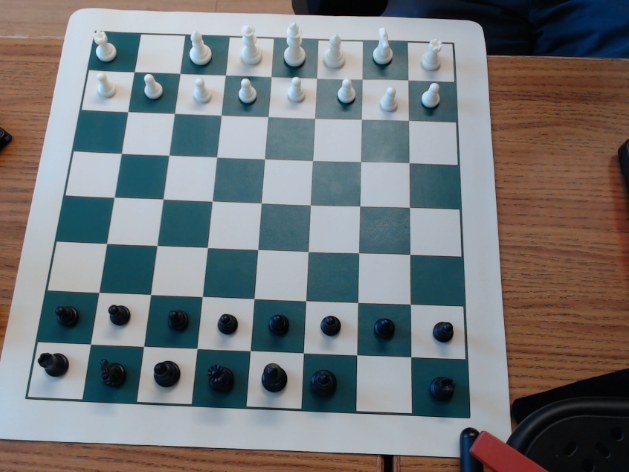
#> input picture Detection/old/image.png, 629 x 472 px, found by its file name
$ python OpenCVTest.py
#> lines starting #> are read from the running program, lines starting #| are printed output that depends on the picture; after the words box and inside, x2 and y2 are one past the last pixel; in counts of white or black regions, pixels touching at a corner belong together
import cv2
import numpy as np
from scipy import stats

# Load image
image_path = "old/image.png"   # replace with your image
img = cv2.imread(image_path)
#> img is the input picture: shape (472, 629, 3); mean B, G, R 120.8, 119.7, 116.4
split_img = [[None for _ in range(8)] for _ in range(8)]

if img is None:
    print("Error: Could not load image.")
    exit()

print("Found image")

pattern_size = (7, 7)


gray = cv2.cvtColor(img,cv2.COLOR_BGR2GRAY)
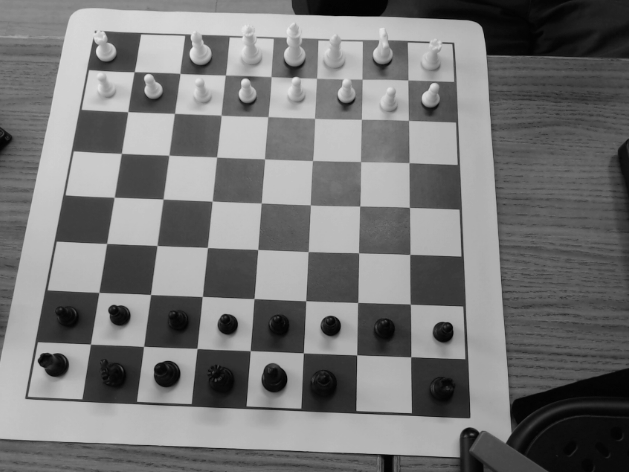
#> gray: shape (472, 629); min 1, max 233, mean 118.9
blur = cv2.GaussianBlur(gray, (5, 5), 0)

ret,otsu_binary = cv2.threshold(blur,0,255,cv2.THRESH_BINARY+cv2.THRESH_OTSU)
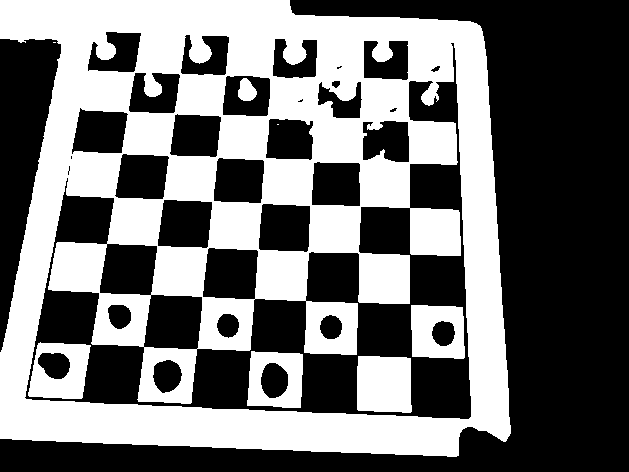
#> otsu_binary: shape (472, 629); 44.9% white; 8 white regions (2 under 20 px), largest, box (x1, y1, x2, y2) and area: (0, 0, 511, 457) 123353, (357, 356, 412, 413) 2977, (28, 342, 91, 399) 2312, (411, 305, 465, 359) 2284, (247, 351, 303, 408) 2153, (238, 78, 257, 101) 313
#> ret = 124


edges2 = cv2.Canny(otsu_binary,90,150,apertureSize = 3)
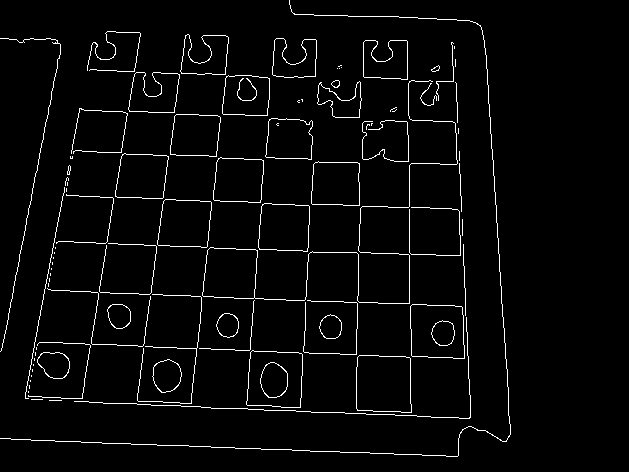
#> edges2: shape (472, 629); 3.2% white in thin lines or dots, all inside (x1, y1, x2, y2) = (0, 0, 511, 457)

canny = cv2.Canny(blur,90,150,apertureSize = 3)
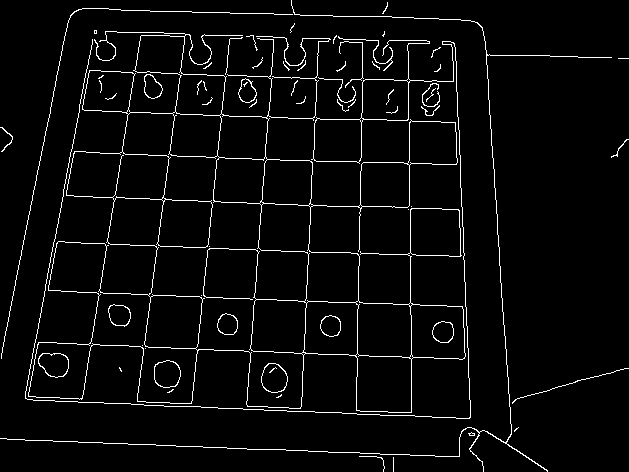
#> canny: shape (472, 629); 3.9% white in thin lines or dots

kernel = np.ones((2, 2), np.uint8)
dilation = cv2.dilate(canny, kernel, iterations=1)
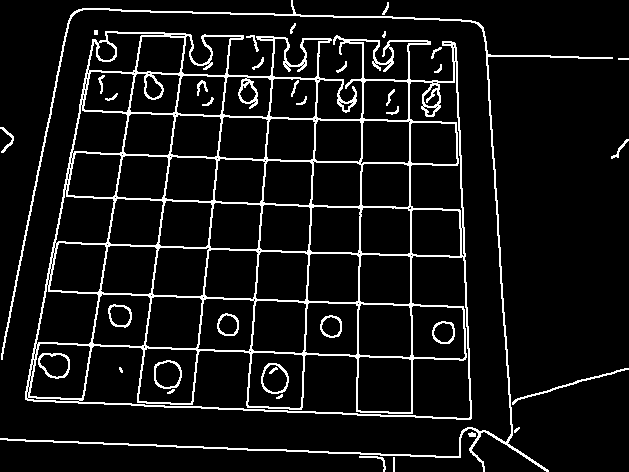
#> dilation: shape (472, 629); 8.2% white in thin lines or dots

lines = cv2.HoughLinesP(dilation, 1, np.pi/180, threshold=200, minLineLength=200, maxLineGap=100)
#> lines = 36 rows, first 6: [32, 195, 497, 211], [13, 291, 503, 308], [25, 441, 532, 459], [356, 452, 363, 16], [23, 241, 500, 258], [3, 342, 507, 360]

empty = np.zeros(canny.shape, np.uint8)

if lines is not None:
    for i, line in enumerate(lines):
        x1, y1, x2, y2 = line[0]

        # draw lines
        cv2.line(empty, (x1, y1), (x2, y2), (255,255,255), 2)
#> this loop made 36 passes
#> (x1, y1, x2, y2) on passes 1 to 12: (32, 195, 497, 211), (13, 291, 503, 308), (25, 441, 532, 459), (356, 452, 363, 16), (23, 241, 500, 258), (3, 342, 507, 360), (188, 446, 233, 13), (484, 31, 513, 449), (50, 108, 491, 124), (2, 150, 494, 167), (23, 242, 464, 257), (76, 442, 145, 10)
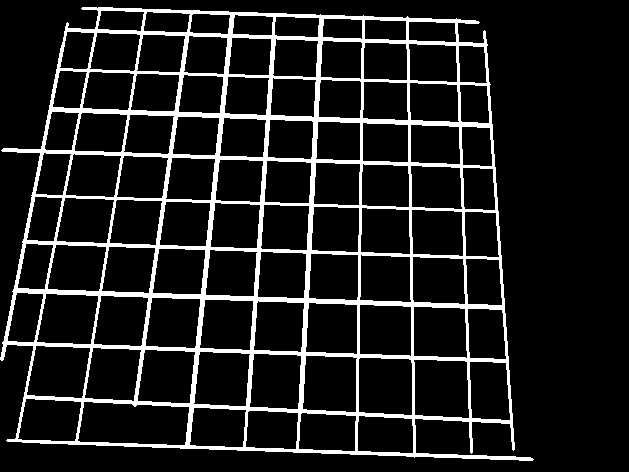
#> empty: shape (472, 629); 11.9% white; 1 white region

cv2.imshow("edge", canny)
cv2.imshow("lines", empty)

board_contours, hierarchy = cv2.findContours(empty, cv2.RETR_TREE, cv2.CHAIN_APPROX_SIMPLE)
#> board_contours = 94 contours; largest, box (x1, y1, x2, y2) and area: (0, 7, 534, 461) 199968, (77, 401, 190, 446) 4244, (413, 359, 470, 419) 3058, (358, 357, 413, 416) 3012, (302, 355, 358, 413) 2886

square_centers=list()

# draw filtered rectangles to "canny" image for better visualization
board_squared = canny.copy()

for contour in board_contours:
    if 2000 < cv2.contourArea(contour) < 20000:
        # Approximate the contour to a simpler shape
        epsilon = 0.02 * cv2.arcLength(contour, True)
        approx = cv2.approxPolyDP(contour, epsilon, True)

        # Ensure the approximated contour has 4 points (quadrilateral)
        if len(approx) == 4:
            pts = [pt[0] for pt in approx]  # Extract coordinates

            # Define the points explicitly
            pt1 = tuple(pts[0])
            pt2 = tuple(pts[1])
            pt4 = tuple(pts[2])
            pt3 = tuple(pts[3])

            x, y, w, h = cv2.boundingRect(contour)
            center_x=(x+(x+w))/2
            center_y=(y+(y+h))/2

            square_centers.append([center_x,center_y,pt2,pt1,pt3,pt4])


            # Draw the lines between the points
            cv2.line(board_squared, pt1, pt2, (255, 255, 0), 7)
            cv2.line(board_squared, pt1, pt3, (255, 255, 0), 7)
            cv2.line(board_squared, pt2, pt4, (255, 255, 0), 7)
            cv2.line(board_squared, pt3, pt4, (255, 255, 0), 7)
#> this loop made 94 passes
#> (epsilon, pt1, pt2, pt4, pt3, x, y, w) on passes 3, 5, 6, 7, 8, 9, 10, 11, 12, 13: (3.73, (300, 414), (355, 415), (355, 450), (299, 449), 298, 412, 59), (3.7, (193, 408), (245, 409), (243, 446), (190, 445), 189, 407, 58), (6, (83, 402), (188, 406), (185, 444), (80, 442), 77, 401, 113), (4.01, (25, 399), (80, 401), (75, 440), (18, 439), 17, 398, 65), (3.85, (470, 361), (506, 363), (509, 420), (471, 417), 469, 361, 42), (4.46, (414, 359), (467, 362), (468, 418), (414, 414), 413, 359, 57), (4.35, (360, 357), (411, 360), (411, 415), (358, 411), 358, 357, 55), (4.33, (306, 355), (357, 358), (355, 412), (302, 408), 302, 355, 56), (4.14, (254, 353), (301, 356), (297, 409), (249, 406), 249, 353, 53), (4.27, (200, 351), (250, 354), (245, 406), (193, 403), 193, 351, 58)
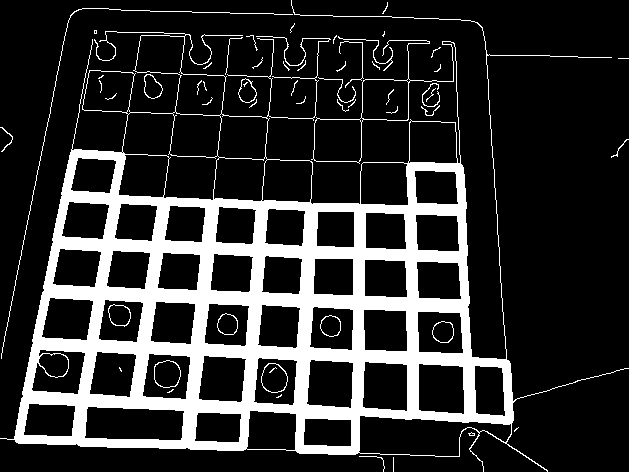
#> board_squared: shape (472, 629); 19.2% white; 56 white regions (30 under 20 px), largest, box (x1, y1, x2, y2) and area: (0, 0, 629, 472) 54690, (1, 8, 293, 359) 572, (338, 36, 393, 71) 127
#> after the loop, square_centers = 39 items


cv2.imshow("final", board_squared)

cv2.waitKey(0)
cv2.destroyAllWindows()
